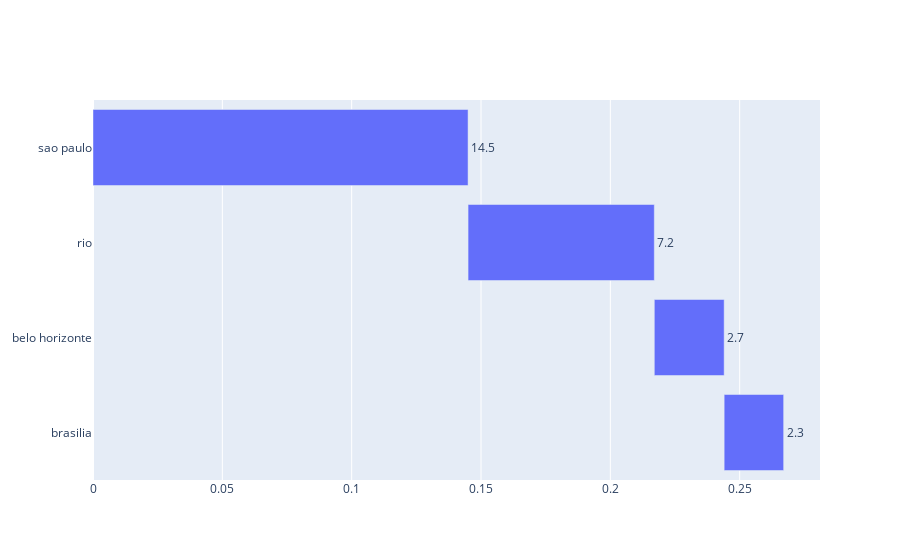

Notebook cell for this chart:
### Markdown cell above
This is our floating bar chart.

### Code cell
import plotly.graph_objects as go

pct_total_sales = [.145, .072, .027, .023][::-1]
starting_pcts = [0, .145, .217, .244][::-1]
cum_pct = [.145, .217, .244, .267][::-1]

cities_bar = go.Bar(y = cities, x = pct_total_sales, 
                    text = pct_texts, base = starting_pcts,
                    textposition = 'outside',
                    orientation = 'h')
go.Figure(data = [cities_bar])

### Figure 1 — Plotly figure (JSON) as saved in the notebook; plotly's stock layout.template omitted (floating-point values rounded to 4 significant figures)
{"data": [{"base": [0.244, 0.217, 0.145, 0], "orientation": "h", "text": ["2.3", "2.7", "7.2", "14.5"], "textposition": "outside", "type": "bar", "x": [0.023, 0.027, 0.072, 0.145], "y": ["brasilia", "belo horizonte", "rio", "sao paulo"]}], "layout": {"autosize": true, "xaxis": {"autorange": true, "range": [0, 0.2811], "type": "linear"}, "yaxis": {"autorange": true, "range": [-0.5, 3.5], "type": "category"}}}
